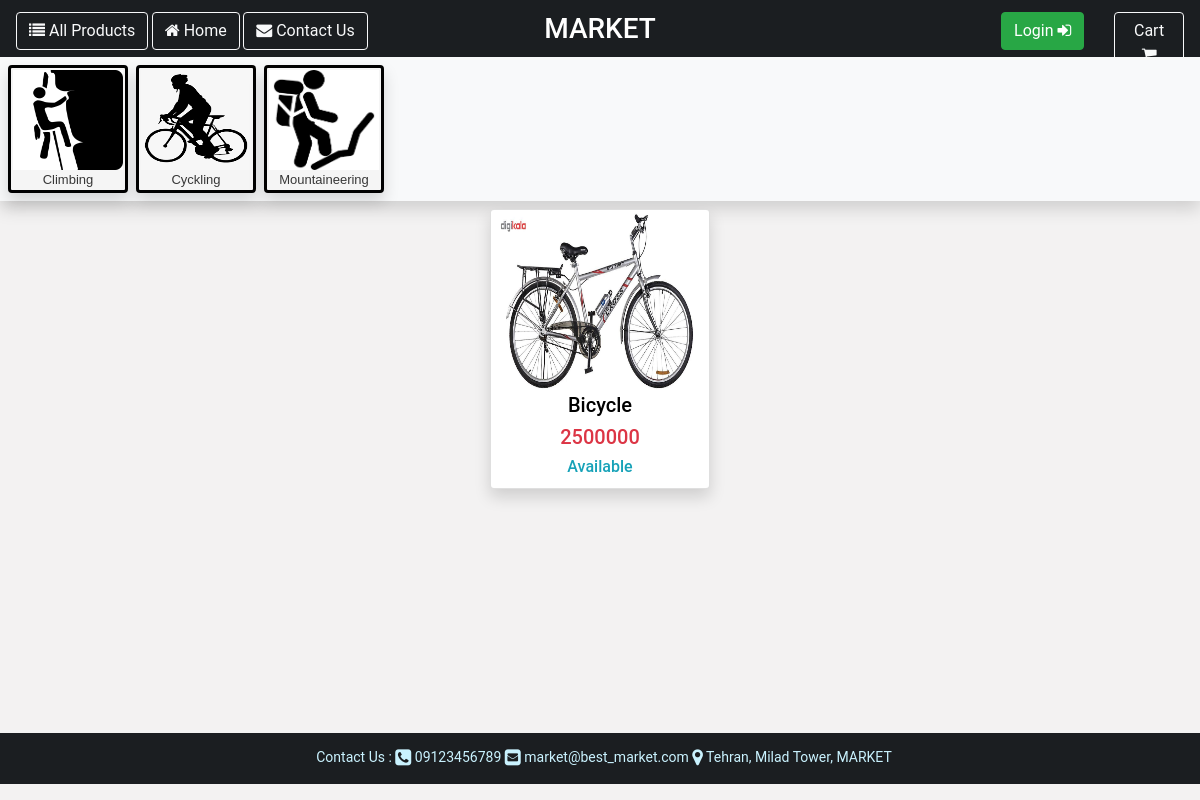
Page /product/category/2 on the committed database.
### product/models.py (models this page shows, shortened)
class Category(BaseModel):
    name = models.CharField(verbose_name=_('english name'), max_length=30, help_text=_('enter name in english'),
                            null=False, blank=False)
    name_fa = models.CharField(verbose_name=_('farsi name'), max_length=30, help_text=_('enter name in farsi'),
                               null=False, blank=False)
    ref_category = models.ForeignKey('self', verbose_name=_('parent category'), help_text=_('specify parent category'),
                                     null=True, blank=True, on_delete=models.SET_NULL)
    image = models.FileField(verbose_name=_('category image'), help_text=_('upload image of category'), null=True,
                             blank=True, upload_to='product/category/images/')
    level = models.IntegerField(verbose_name=_('category level'), help_text=_('specify level of self relation'),
                                null=True, blank=True, default=0, editable=False)

class Product(BaseModel):
    name = models.CharField(verbose_name=_('english name'), max_length=50, help_text=_('enter name in english'),
                            null=False, blank=False)
    name_fa = models.CharField(verbose_name=_('farsi name'), max_length=50, help_text=_('enter name in farsi'),
                               null=False, blank=False)
    company_brand = models.CharField(verbose_name=_('english company brand'), max_length=30,
                                     help_text='enter company brand name in english', null=False, blank=False)
    company_brand_fa = models.CharField(verbose_name=_('farsi company brand'), max_length=30,
                                        help_text='enter company brand name in farsi', null=False, blank=False)
    category = models.ForeignKey(Category, verbose_name=_('category'), help_text=_('specify category'),
                                 on_delete=models.RESTRICT, null=False, blank=False)
    discount = models.ForeignKey(Discount, verbose_name=_('discount'), help_text=_('specify discount'),
                                 null=False, blank=False, on_delete=models.SET(0))
    price = models.IntegerField(verbose_name=_('price'), help_text=_('enter price'), null=False, blank=False)
    inventory = models.IntegerField(verbose_name=_('inventory'), help_text=_('specify product inventory'),
                                    null=False, blank=False)
    image = models.FileField(verbose_name=_('product image'), help_text=_('upload image of product'), null=True,
                             blank=True, upload_to='product/images/')
    specifications = models.CharField(verbose_name=_('english product specifications'), null=True, blank=True,
                                      help_text=_('enter product specifications in english'), max_length=100)
    specifications_fa = models.CharField(verbose_name=_('farsi product specifications'), null=True, blank=True,
                                         help_text=_('enter product specifications in farsi'), max_length=100)
    def inventory_status(self):
        if self.inventory > 0:
            status = _('Available')
        else:
            status = _('Unavailable')
        return status

### product/views.py (the view)
# urls.py: path('category/<int:id>', CategoryView.as_view(), name='category_card'),
class CategoryView(View):
    def get(self, request, *args, **kwargs):
        category_id = kwargs['id']
        cat = Category.objects.get(id=category_id)
        cats = []
        for c in Category.objects.all():
            if c.ref_category == cat:
                cats.append(c)
        products = []
        for product in Product.objects.all():
            for x in cats:
                if product.category == x:
                    products.append(product)
        category = Category.objects.all().filter(ref_category=None)
        return render(request, 'product/category_index.html', {'products': products, 'category': category})

### core/models.py (called while the page is built)
    def get_queryset(self):
        return super().get_queryset().filter(deleted=False)

### templates/product/category_index.html (shortened to what this page needs)
{% extends "base.html" %}
{% load i18n %}
{% load static %}
{% block content %}
    <div class="container-fluid bg-light shadow m-auto">
        <div class="row" style="font-size: 13px">
            {% for cat in category %}
                {% include 'product/category_panel.html' with category=cat %}
            {% endfor %}
        </div>
    </div>
    <div class="container-fluid m-auto">
        <div class="row">
            {% for product in products %}
                {% include 'product/card.html' with product_card=product %}
            {% endfor %}
        </div>
    </div>
{% endblock %}

### templates/product/category_panel.html
<div class="card category_card_view text-center ml-2 mt-2 mb-2 shadow" style="width: 120px; border:solid black;
 padding: 2px; background-color: whitesmoke; color: #373737; height: 128px" >
    <a href="/product/category/{{ category.id }}"><img src="/static/{{ category.image }}" alt="category image"
                                                       width="100%" height="100px" ></a>
    <p style="font-family: Verdana, sans-serif">{{ category.name }}</p>
</div>

### templates/product/card.html
{% load i18n %}
<div class="card product_card_view text-center ml-auto mr-auto m-2  bg-white shadow" style="width: 220px;
 padding: 3px; height: 280px; overflow-y: revert " >
    <a href="/product/{{ product_card.id }}"><img src="/static/{{ product_card.image }}" alt="product image"
                                                  width="100%" style="border-radius: 5px; height:180px "></a>
    <h5>{{ product_card.name }}</h5>
    <h5 class="text-center text-danger">{{ product_card.price }}</h5>
    <h6 class="text-info">{{ product_card.inventory_status }}</h6>
</div>

### static/shared/css/base.css (style rules this page uses)
html, body { height: 100%; }
body { margin: auto; padding: 10px; font-size: 14px; font-family: "Roboto","Lucida Grande","DejaVu Sans","Bitstream Vera Sans",Verdana,Arial,sans-serif; color: black; background: lightsteelblue; }

### rows in the picture
Category: image (picture), name "Climbing"
Category: image (picture), name "Cyckling"
Category: image (picture), name "Mountaineering"
Product: image (picture), name "Bicycle", price "2500000", inventory_status "Available"
